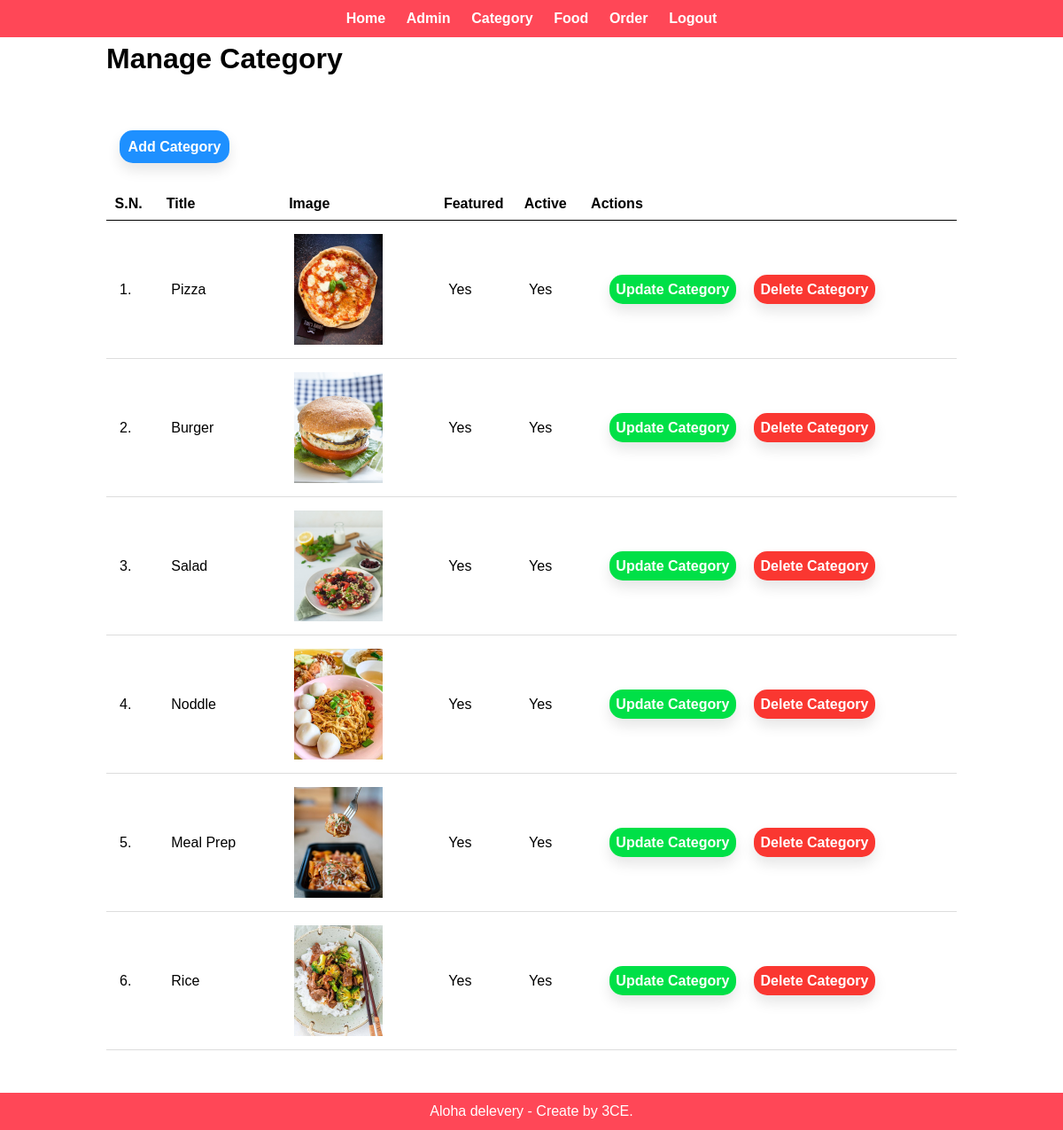
/admin/manage-category.php (signed in), run on the app's committed database.
### tables this page shows
CREATE TABLE `tbl_category` (
  `id` int(10) UNSIGNED NOT NULL,
  `title` varchar(100) NOT NULL,
  `image_name` varchar(255) NOT NULL,
  `featured` varchar(10) NOT NULL,
  `active` varchar(10) NOT NULL
);

### admin/manage-category.php (the view, shortened to what this page needs)
<?php include('partials/menu.php'); ?>
<div class="main-content">
    <div class="wrapper">
        <h1>Manage Category</h1>
        <br /><br />
        <br><br>
                <a href="<?php echo SITEURL; ?>admin/add-category.php" class="btn-primary">Add Category</a>
                <br /><br /><br />
                <table class="tbl-full">
                    <tr>
                        <th>S.N.</th>
                        <th>Title</th>
                        <th>Image</th>
                        <th>Featured</th>
                        <th>Active</th>
                        <th>Actions</th>
                    </tr>
                    <?php
                        $sql = "SELECT * FROM tbl_category";
                        $res = mysqli_query($conn, $sql);
                        $count = mysqli_num_rows($res);
                        $sn=1;
                        if($count>0)
                        {
                            while($row=mysqli_fetch_assoc($res))
                            {
                                $id = $row['id'];
                                $title = $row['title'];
                                $image_name = $row['image_name'];
                                $featured = $row['featured'];
                                $active = $row['active'];
                                ?>
                                    <tr>
                                        <td><?php echo $sn++; ?>. </td>
                                        <td><?php echo $title; ?></td>
                                        <td>
                                            <?php
                                                if($image_name!="")
                                                {
                                                    ?>
                                                    <img src="<?php echo SITEURL; ?>images/category/<?php echo $image_name; ?>" width="100px" >
                                                    <?php
                                                }
                                                else
                                                {
                                                    echo "<div class='error'>Image not Added.</div>";
                                                }
                                            ?>
                                        </td>
                                        <td><?php echo $featured; ?></td>
                                        <td><?php echo $active; ?></td>
                                        <td>
                                            <a href="<?php echo SITEURL; ?>admin/update-category.php?id=<?php echo $id; ?>" class="btn-secondary1">Update Category</a>
                                            <a href="<?php echo SITEURL; ?>admin/delete-category.php?id=<?php echo $id; ?>&image_name=<?php echo $image_name; ?>" class="btn-danger1">Delete Category</a>
                                        </td>
                                    </tr>
                                <?php
                            }
                        }
                        else
                        {
                            ?>
                            <tr>
                                <td colspan="6"><div class="error">No Category Added.</div></td>
                            </tr>
                            <?php
                        }
                    ?>
                </table>
    </div>
</div>
<?php include('partials/footer.php'); ?>

### admin/partials/menu.php (shortened to what this page needs)
<html>
    <head>
        <link rel="stylesheet" href="../css/admin.css">
    </head>
    <body>
        <div class="menu text-center">
            <div class="wrapper">
                <ul>
                    <li><a href="index.php">Home</a></li>
                    <li><a href="manage-admin.php">Admin</a></li>
                    <li><a href="manage-category.php">Category</a></li>
                    <li><a href="manage-food.php">Food</a></li>
                    <li><a href="manage-order.php">Order</a></li>
                    <li><a href="logout.php">Logout</a></li>
                </ul>
            </div>
        </div>

### admin/partials/footer.php
<div class="footer">
            <div class="wrapper">
                <p class="text-center"> Aloha delevery - Create by 3CE.</p>
            </div>
        </div>
    </body>
</html>

### css/admin.css (style rules this page uses)
* { margin: 0; padding: 0; font-family: Arial, Helvetica, sans-serif; }
.wrapper { padding: 1%; width: 80%; margin: 0 auto; align-items: center; }
.text-center { text-align: center; }
.tbl-full { width: 100%; }
table tr th { border-bottom: 1px solid black; padding: 1%; text-align: left; }
table { border-collapse: collapse; width: 100%; }
th, td { padding: 15px; text-align: left; border-bottom: 1px solid #ddd; }
.btn-primary { background-color: #1e90ff; padding: 1%; color: white; text-decoration: none; font-weight: bold; border-radius: 15px; margin-left: 15px; box-shadow: 0px 8px 15px rgba(0, 0, 0, 0.1); }
.btn-secondary1 { background-color: #00e047; padding: 2%; color: white; text-decoration: none; font-weight: bold; margin-left: 15px; border-radius: 15px; box-shadow: 0px 8px 15px rgba(0, 0, 0, 0.1); }
.btn-danger1 { background-color: #fa3731; padding: 2%; color: white; text-decoration: none; font-weight: bold; border-radius: 15px; margin-left: 15px; box-shadow: 0px 8px 15px rgba(0, 0, 0, 0.1); }
.menu { position: fixed; width: 100%; background-color: #ff4757; z-index: 1; }
.menu ul { list-style-type: none; }
.menu ul li { display: inline; padding: 1%; }
.menu ul li a { text-decoration: none; font-weight: bold; color: white; }
.main-content { background-color: #ffff; padding: 3% 0; }
.footer { background-color: #ff4757; color: white; }

### data on the page
tbl_category: title "Pizza", image_name (picture), featured "Yes", active "Yes"
tbl_category: title "Burger", image_name (picture), featured "Yes", active "Yes"
tbl_category: title "Salad", image_name (picture), featured "Yes", active "Yes"
tbl_category: title "Noddle", image_name (picture), featured "Yes", active "Yes"
tbl_category: title "Meal Prep", image_name (picture), featured "Yes", active "Yes"
tbl_category: title "Rice", image_name (picture), featured "Yes", active "Yes"
